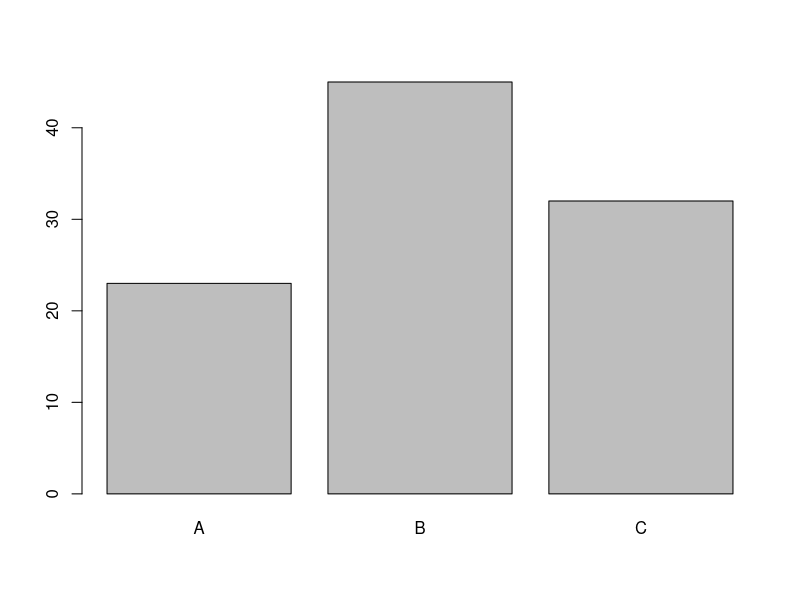

Here is the R script that generated this plot:
## ---- chunk 1
data <- c(10, 20, 30, 40, 50)   
cat("Mean:", mean(data), "\n")
cat("Max:", max(data), "\n")
## ---- chunk 2
barplot(c(23, 45, 32), names.arg = c("A", "B", "C"))
